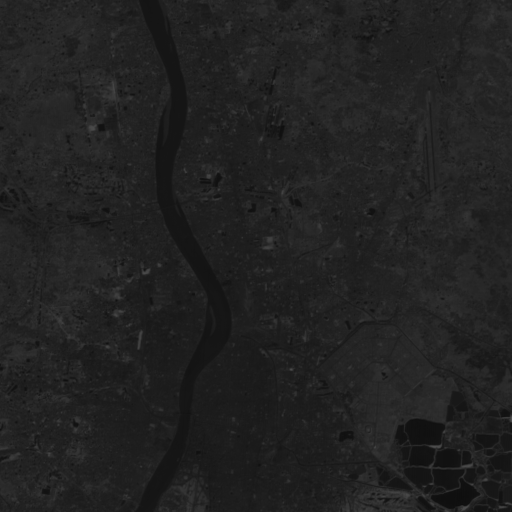
%> input picture Bayesian-Analysis/4.gif, 512 x 512 px
$ octave assgn4.m   (GNU Octave 9; MATLAB toolbox functions it lacks are replaced by stand-ins)
%> lines starting %> are read from the running program, lines starting %| are printed output that depends on the picture; in (x1, y1, x2, y2) boxes, pixels count from 0 and x2, y2 are one past the last pixel; in counts of white or black regions, pixels touching at a corner belong together; the program's own positions count from 1
I = imread('G:\Academics\6 semester\Soft Computing\4.gif');
%> I: size 512x512 uint8; min 0, max 63, mean 19.6
BW1 = im2bw(I,0.05);
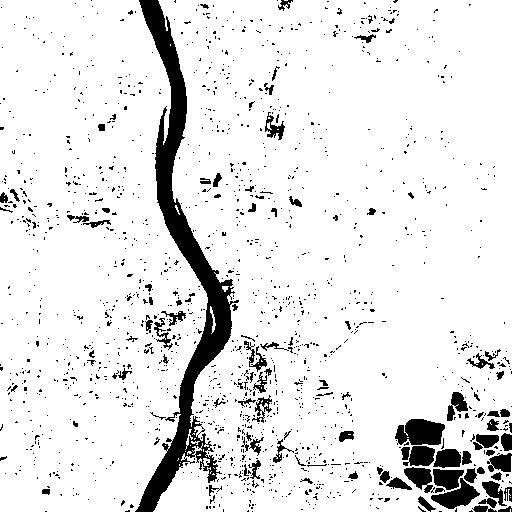
%> BW1: size 512x512 logical; 90.3% white; 1543 black regions (1437 under 20 px), largest, box (x1, y1, x2, y2) and area: (135, 0, 239, 512) 10640, (395, 419, 445, 445) 1005, (431, 478, 480, 509) 691

global BWA;
BWA = imcomplement(BW1);

dim = size(BWA);
%> dim = [512 512]
col = round(dim(2)/2)-90;
%> col = 166
row = min(find(BWA(:,col)));
%> row = 28
boundary = bwtraceboundary(BWA,[row, col],'N');
%> boundary = 1579 rows, first 12: [28 166; 29 166; 30 166; 31 166; 32 167; 32 168; 31 169; 30 169; 29 169; 28 169; 27 168; 26 168]

minx = min(boundary(:,2));
%> minx = 136
miny = min(boundary(:,1));
%> miny = 1

maxx = max(boundary(:,2));
%> maxx = 239
maxy = max(boundary(:,1));
%> maxy = 512

nx=50;
ny=50;

xp=linspace(minx,maxx,nx);
%> xp = 50 values from 136 to 239
yp=linspace(miny,maxy,ny);
%> yp = 50 values from 1 to 512
[xd,yd]=meshgrid(xp,yp);

ip=inpolygon(xd,yd,boundary(:,2),boundary(:,1));
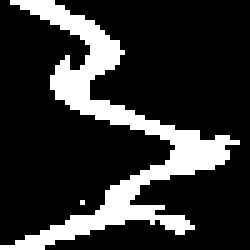
%> ip: size 50x50 logical (shown 5 times larger); 19.6% white; 2 white regions (1 under 20 px), largest, box (x1, y1, x2, y2) and area: (0, 0, 48, 50) 488

xa = xd(ip);
%> xa = 489 values from 136 to 234.8
ya = yd(ip);
%> ya = 489 values, max 512 at index 1, min 1 at index 3, mean 277.8

ind =  randi([1 400],1,50);

global xb4 yb4;
xb4 = int16(xa(ind));
%> xb4 = 50 values, max 207 at index 18, min 136 at index 41, mean 180.3
yb4 = int16(ya(ind));
%> yb4 = 50 values, max 512 at index 41, min 32 at index 4, mean 277.8

BWB = BWA;

popx = 1:512;
popx(int16(xb4)) = [];

popy = 1:512;
popy(int16(yb4)) = [];

global xnn4 ynn4;
%xnn = randi([1 512],1,100);
xnn4 = popx(randi(numel(popx), 1, 100));
%ynn = randi([1 512],1,100);
ynn4 = popx(randi(numel(popy), 1, 100));

g=sprintf('%d ', xb4);
fprintf('XRiv1 %s\n', g);
%| XRiv1 195 189 172 165 176 172 191 168 174 180 201 176 165 189 180 163 201 207 193 201 168 186 201 184 174 155 172 180 201 207 174 197 165 193 178 142 186 172 193 184 136 176 197 163 168 197 161 178 163 207

h=sprintf('%d ', yb4);
fprintf('YRiv1 %s\n', h);
%| YRiv1 429 397 189 32 147 116 366 43 220 95 356 116 199 387 449 470 356 345 366 262 147 397 251 230 157 481 449 418 429 262 220 429 43 251 126 502 241 74 439 84 512 74 439 199 210 449 147 439 178 272

g=sprintf('%d ', xnn4);
fprintf('XNRiv1 %s\n', g);
%> (printed output is left out)

h=sprintf('%d ', ynn4);
fprintf('YNRiv1 %s\n', h);
%> (printed output is left out)

xtot = randi(1000,1,512);
ytot = randi(1000,1,512);

figure1=figure('Position', [0, 0,1500,600]);


subplot(1,3,1), subimage(BWA);
subplot(1,3,2), subimage(BWB);
subplot(1,3,3), subimage(BWC);
%> (this line was passed over: BWC is not available in this run)
